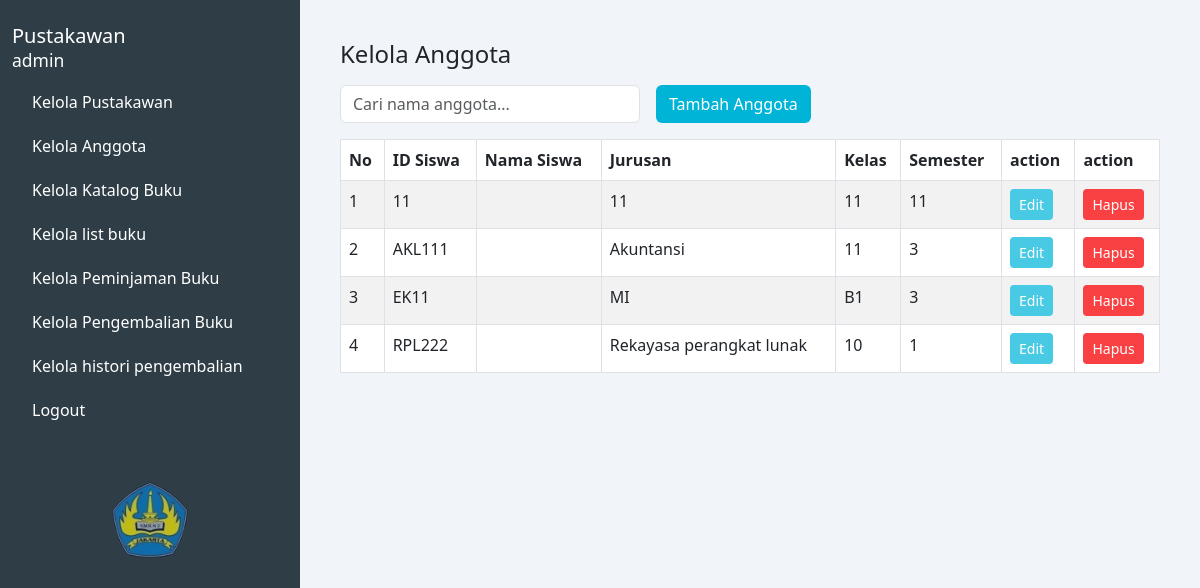
The page /kelola_anggota.php on the database as committed earlier.
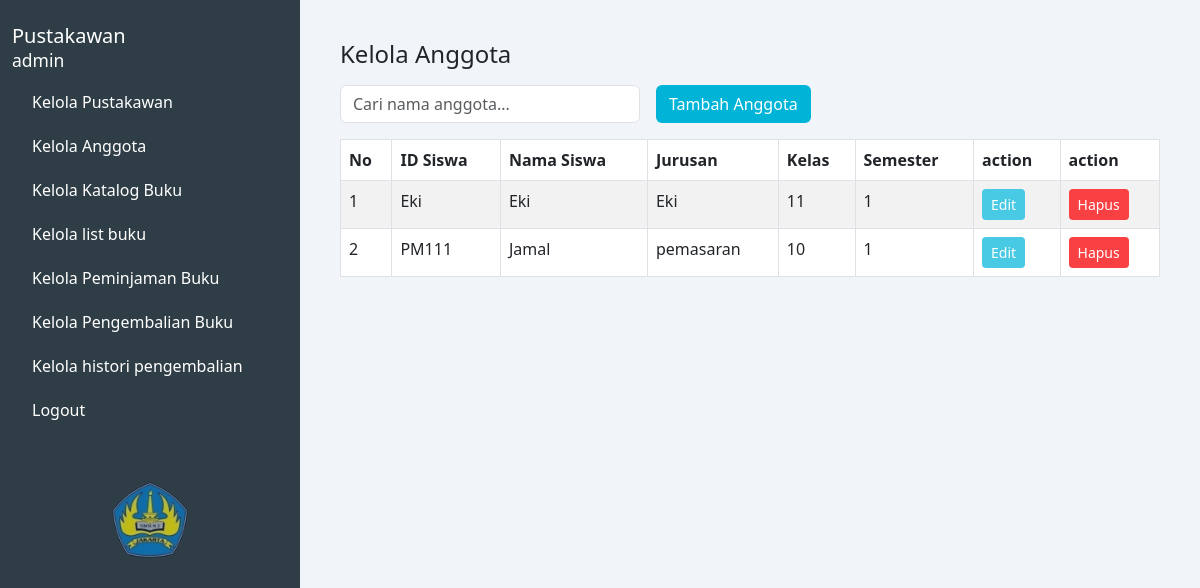
The same page on the database as committed later.
### tables this page shows
CREATE TABLE `data_anggota` (
  `id_siswa` varchar(20) NOT NULL,
  `nama_siswa` varchar(30) NOT NULL,
  `jurusan` varchar(30) NOT NULL,
  `kelas` varchar(10) NOT NULL,
  `semester` varchar(10) NOT NULL
);

### kelola_anggota.php (the view, shortened to what this page needs)
<?php
$koneksi = mysqli_connect("localhost", "root", "", "perpustakaan");
$query_select_anggota = "SELECT * FROM data_anggota";
?>
<!DOCTYPE html>
<html lang="en">
<head>
    <link href="https://cdn.jsdelivr.net/npm/bootstrap@5.3.0/dist/css/bootstrap.min.css" rel="stylesheet" />
</head>
<body>
<div class="container-fluid">
    <div class="row">
        <nav class="col-md-3 d-none d-md-block sidebar min-vh-100 position-relative">
            <h5 class="pt-4">Pustakawan<br /><small>admin</small></h5>
            <a href="kelola_pustakawan.php">Kelola Pustakawan</a>
            <a href="kelola_anggota.php">Kelola Anggota</a>
            <a href="kelola_katalog.php">Kelola Katalog Buku</a>
            <a href="kelola_list_buku.php">Kelola list buku</a>
            <a href="kelola_peminjaman.php">Kelola Peminjaman Buku</a>
            <a href="kelola_pengembalian.php">Kelola Pengembalian Buku</a>
            <a href="kelola_histori.php">Kelola histori pengembalian</a>
            <a href="logout.php" data-bs-toggle="modal" data-bs-target="#logoutModal">Logout</a>
            <div class="image-box text-center mt-5">
                <img src="assets/logo_sekolah.png" alt="icon" />
            </div>
        </nav>
        <main class="col-md-9 col-12 main-content">
            <h4>Kelola Anggota</h4>
            <div class="d-flex flex-wrap gap-2 align-items-center mb-3 mt-3">
                <input type="text" id="searchInput" class="form-control form-control-md me-2" placeholder="Cari nama anggota..." style="max-width: 300px;" oninput="filterTable()" />
                <button class="btn btn-tambah btn-md" data-bs-toggle="modal" data-bs-target="#tambahAnggotaModal">Tambah Anggota</button>
            </div>
            <div class="table-responsive">
                <table class="table table-bordered table-striped" id="anggotaTable">
                    <thead>
                        <tr>
                            <th>No</th>
                            <th>ID Siswa</th>
                            <th>Nama Siswa</th>
                            <th>Jurusan</th>
                            <th>Kelas</th>
                            <th>Semester</th>
                            <th>action</th>
                            <th>action</th>
                        </tr>
                    </thead>
                    <tbody>
                        <?php
                        $no = 1;
                        $result = mysqli_query($koneksi, $query_select_anggota);
                        if (mysqli_num_rows($result) > 0) {
                            while ($row = mysqli_fetch_assoc($result)) {
                                echo "<tr>";
                                echo "<td>" . $no++ . "</td>";
                                echo "<td>" . htmlspecialchars($row['id_siswa']) . "</td>";
                                echo "<td>" . htmlspecialchars($row['nama_siswa']) . "</td>";
                                echo "<td>" . htmlspecialchars($row['jurusan']) . "</td>";
                                echo "<td>" . htmlspecialchars($row['kelas']) . "</td>";
                                echo "<td>" . htmlspecialchars($row['semester']) . "</td>";
                                echo '<td>
                                        <button class="btn btn-sm btn-edit" data-bs-toggle="modal" data-bs-target="#editAnggotaModal" data-id="' . htmlspecialchars($row['id_siswa']) . '" data-nama="' . htmlspecialchars($row['nama_siswa']) . '" data-jurusan="' . htmlspecialchars($row['jurusan']) . '" data-kelas="' . htmlspecialchars($row['kelas']) . '" data-semester="' . htmlspecialchars($row['semester']) . '">Edit</button>
                                    </td>';
                                echo '<td>
                                        <button class="btn btn-sm btn-delete" data-bs-toggle="modal" data-bs-target="#hapusAnggotaModal" data-id="' . htmlspecialchars($row['id_siswa']) . '">Hapus</button>
                                    </td>';
                                echo "</tr>";
                            }
                        } else {
                            echo "<tr><td colspan='8' class='text-center'>Tidak ada data anggota.</td></tr>";
                        }
                        ?>
                    </tbody>
                </table>
            </div>
        </main>
    </div>
</div>
</body>
</html>

Rows that differ between the two databases and show on the page:
removed data_anggota: id_siswa "11", jurusan "11", kelas "11", semester "11"
removed data_anggota: id_siswa "AKL111", jurusan "Akuntansi", kelas "11", semester "3"
removed data_anggota: id_siswa "EK11", jurusan "MI", kelas "B1", semester "3"
removed data_anggota: id_siswa "RPL222", jurusan "Rekayasa perangkat lunak", kelas "10", semester "1"
added data_anggota: id_siswa "Eki", nama_siswa "Eki", jurusan "Eki", kelas "11", semester "1"
added data_anggota: id_siswa "PM111", nama_siswa "Jamal", jurusan "pemasaran", kelas "10", semester "1"
